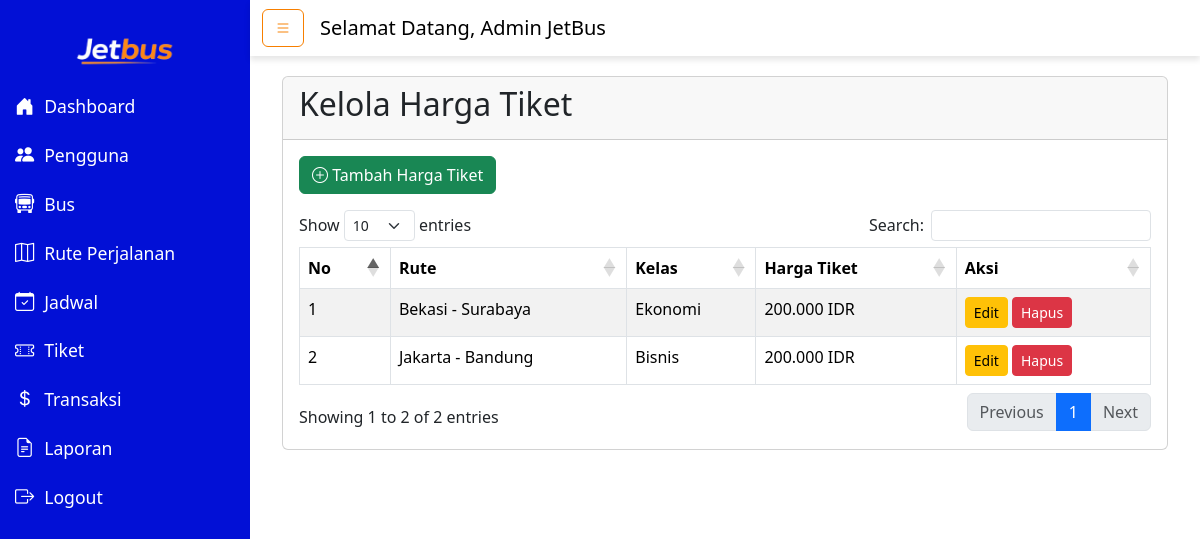
Screenshot of /admin/kelolaTiket.php (signed in) with the database file from the repository.
### tables this page shows
CREATE TABLE `tiket` (
  `id_tiket` int(11) NOT NULL,
  `id_rute` int(11) NOT NULL,
  `id_tipe` int(11) NOT NULL,
  `harga` decimal(10,2) NOT NULL
);

CREATE TABLE `rute` (
  `id_rute` int(11) NOT NULL,
  `lokasi_asal` varchar(100) NOT NULL,
  `lokasi_tujuan` varchar(100) NOT NULL,
  `jarak` decimal(10,0) DEFAULT NULL
);

CREATE TABLE `tipe_bus` (
  `id_tipe` int(11) NOT NULL,
  `nama_tipe` varchar(50) NOT NULL,
  `deskripsi` text DEFAULT NULL,
  `foto` varchar(255) NOT NULL
);

### admin/kelolaTiket.php (the view, shortened to what this page needs)
<?php
include "header.php";
include "../koneksi.php";
$query = "SELECT tiket.id_tiket, rute.lokasi_asal, rute.lokasi_tujuan, tipe_bus.nama_tipe, tiket.harga
          FROM tiket
          JOIN rute ON tiket.id_rute = rute.id_rute
          JOIN tipe_bus ON tiket.id_tipe = tipe_bus.id_tipe";
$result = mysqli_query($koneksi, $query);
?>
<div class="d-flex">
    <?php include "sidebar.php" ?>
    <div class="content-wrapper w-100">
        <?php include "navbar.php"; ?>
        <main class="content">
            <div class="container-fluid">
                <div class="card ">
                    <div class="card-header">
                        <h2 class="">Kelola Harga Tiket</h2>
                    </div>
                    <div class="card-body">
                        <a href="tambahHargaTiket.php" class="btn btn-success mb-3">
                            <i class="bi bi-plus-circle"></i> Tambah Harga Tiket
                        </a>
                        <table class="table table-striped table-bordered" id="tableTiket">
                            <thead>
                                <tr>
                                    <th>No</th>
                                    <th>Rute</th>
                                    <th>Kelas</th>
                                    <th>Harga Tiket</th>
                                    <th>Aksi</th>
                                </tr>
                            </thead>
                            <tbody>
                                <?php
                                $no = 1;
                                while ($row = mysqli_fetch_assoc($result)) { ?>
                                    <tr>
                                        <td><?= $no++; ?></td>
                                        <td><?= $row['lokasi_asal'] . ' - ' . $row['lokasi_tujuan']; ?></td>
                                        <td><?= $row['nama_tipe']; ?></td>
                                        <td><?= number_format($row['harga'], 0, ',', '.'); ?> IDR</td>
                                        <td>
                                            <a href="editHargaTiket.php?id=<?= $row['id_tiket']; ?>" class="btn btn-warning btn-sm">Edit</a>
                                            <a href="hapusHargaTiket.php?id=<?= $row['id_tiket']; ?>" class="btn btn-danger btn-sm" onclick="return confirm('Apakah Anda yakin ingin menghapus harga tiket ini?')">Hapus</a>
                                        </td>
                                    </tr>
                                <?php } ?>
                            </tbody>
                        </table>
                    </div>
                </div>
            </div>
        </main>
    </div>
</div>
<?php include 'footer.php'; ?>

### assets/css/admin.css (style rules this page uses)
body { font-family: Arial, sans-serif; background-color: #f5f5f5; margin: 0; padding: 0; }
.content-wrapper { flex: 1; display: flex; flex-direction: column; }
.content { padding: 20px; background-color: white; min-height: 100vh; }

### rows the page displays
tiket: id_rute.lokasi_asal "Bekasi", id_rute.lokasi_tujuan "Surabaya", id_tipe.nama_tipe "Ekonomi", harga "200.000"
tiket: id_rute.lokasi_asal "Jakarta", id_rute.lokasi_tujuan "Bandung", id_tipe.nama_tipe "Bisnis", harga "200.000"

### other values shown
$_SESSION['nama'] "Admin JetBus"
